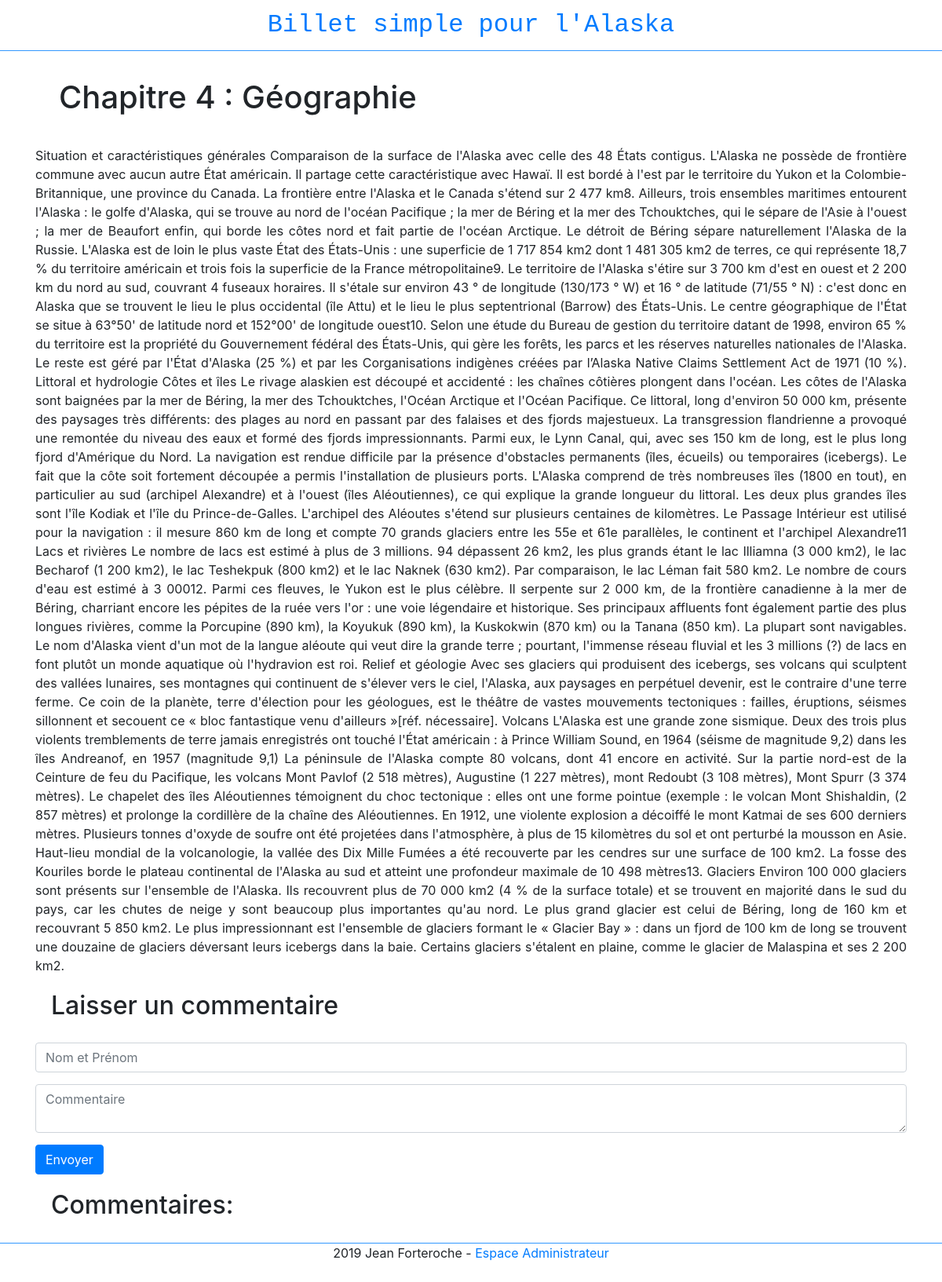
Screenshot of /?action=post_detail&post_id=4 with the database file from the repository.
### tables this page shows
CREATE TABLE IF NOT EXISTS `posts` (
  `id` int(11) NOT NULL AUTO_INCREMENT,
  `titre` varchar(255) NOT NULL,
  `contenu` text NOT NULL,
  `date_creation` datetime NOT NULL,
  PRIMARY KEY (`id`)
);

### controller/FrontendController.php (called while the page is built, shortened)
<?php
require_once 'dao/PostDao.php';
class FrontendController
{
	private $postDao;
	public function __construct(){
		$this->postDao = new PostDao();
	}
    public function postDetail($id)
    {
        $post = $this->postDao->findById($id);
        include_once 'view/post-detail.php';
    }
}

### dao/BaseDao.php (called while the page is built, shortened)
<?php
class BaseDao {
	 public function __construct()
	    {
			try
			{
			    $this->bd = new PDO('mysql:host=localhost;dbname=blogjeanforteroche;charset=utf8', 'root', '');
			}
			catch(Exception $e)
			{
			        die('Erreur : '.$e->getMessage());
			}
		}
}

### dao/PostDao.php (called while the page is built, shortened)
<?php
require_once 'dao/BaseDao.php';
require_once 'model/Post.php';
class PostDao extends BaseDao
{
    public function findById($id)
    {
        $statement = $this->bd->prepare('SELECT * FROM posts WHERE id = :id');
        $statement->bindParam(':id', $id);
        $statement->execute();
        $donnees = $statement->fetch(PDO::FETCH_ASSOC);
        $post = new Post();
        $post->setId($donnees['id']);
        $post->setTitle($donnees['titre']);
        $post->setContent($donnees['contenu']);
        return $post;
    }
}

### model/Post.php (called while the page is built)
<?php
class Post
{
    private $id;
    private $title;
    private $content;
    public function getId()
    {
        return $this->id;
    }
    public function setId($id)
    {
        $this->id = $id;
    }
    public function getTitle()
    {
        return $this->title;
    }
    public function setTitle($title)
    {
        $this->title = $title;
    }
    public function getContent()
    {
        return $this->content;
    }
    public function setContent($content)
    {
        $this->content = $content;
    }
}

### view/post-detail.php (the view, shortened to what this page needs)
<!DOCTYPE html>
<html lang="fr">
<head>
    <link href="bootstrap/css/bootstrap.min.css" rel="stylesheet">
</head>
<body>
	<?php require('header.php'); ?>
	<div class="container">
		<h1>
		    <?= $post->getTitle() ?>
		</h1>
		<div class="post"><?php echo $post->getContent(); ?></div>
		<h2>Laisser un commentaire</h2>
		<form action="?action=create_comment_action&post_id=<?= $post->getId() ?>" method="POST">
		    <div>
		        <input placeholder="Nom et Prénom" name="auteur" class="form-control input-sm">
		    </div>
		    <div>
		        <textarea placeholder="Commentaire" name="commentaires" class="form-control input-sm"></textarea>
		    </div>
		    <button type="submit" class="btn btn-primary">Envoyer</button>
		</form>
		<h2>Commentaires:</h2>
	</div>
	<?php require('footer.php'); ?>
</body>
</html>

### public/css/style.css (style rules this page uses)
body { padding-top: 70px; }
.container { padding-right: 15px; padding-left: 15px; margin-right: auto; margin-left: auto; }
h1 { padding:30px; }
h2 { padding:20px; }
.post { text-align: justify; }
.form-control { margin-bottom: 15px; }
@media (min-width: 768px) { .container { width: 750px; } }
@media (min-width: 992px) { .container { width: 970px; } }
@media (min-width: 1200px) { .container { width: 1170px; } }

### rows the page displays
posts: titre "Chapitre 4 : Géographie", contenu "Situation et caractéristiques générales Comparaison de la surface de l'Alaska avec celle des 48 États contigus. L'Alaska ne possède de frontière commune avec aucun autre État américain. Il partage cette caractéristique avec Hawaï. Il est bordé à l'est par le territoire du Yukon et la Colombie-Britannique, une province du Canada. La frontière entre l'Alaska et le Canada s'étend sur 2 477 km8. Ailleurs, trois ensembles maritimes entourent l'Alaska : le golfe d'Alaska, qui se trouve au nord de l'océan Pacifique ; la mer de Béring et la mer des Tchouktches, qui le sépare de l'Asie à l'ouest ; la mer de Beaufort enfin, qui borde les côtes nord et fait partie de l'océan Arctique. Le détroit de…"
